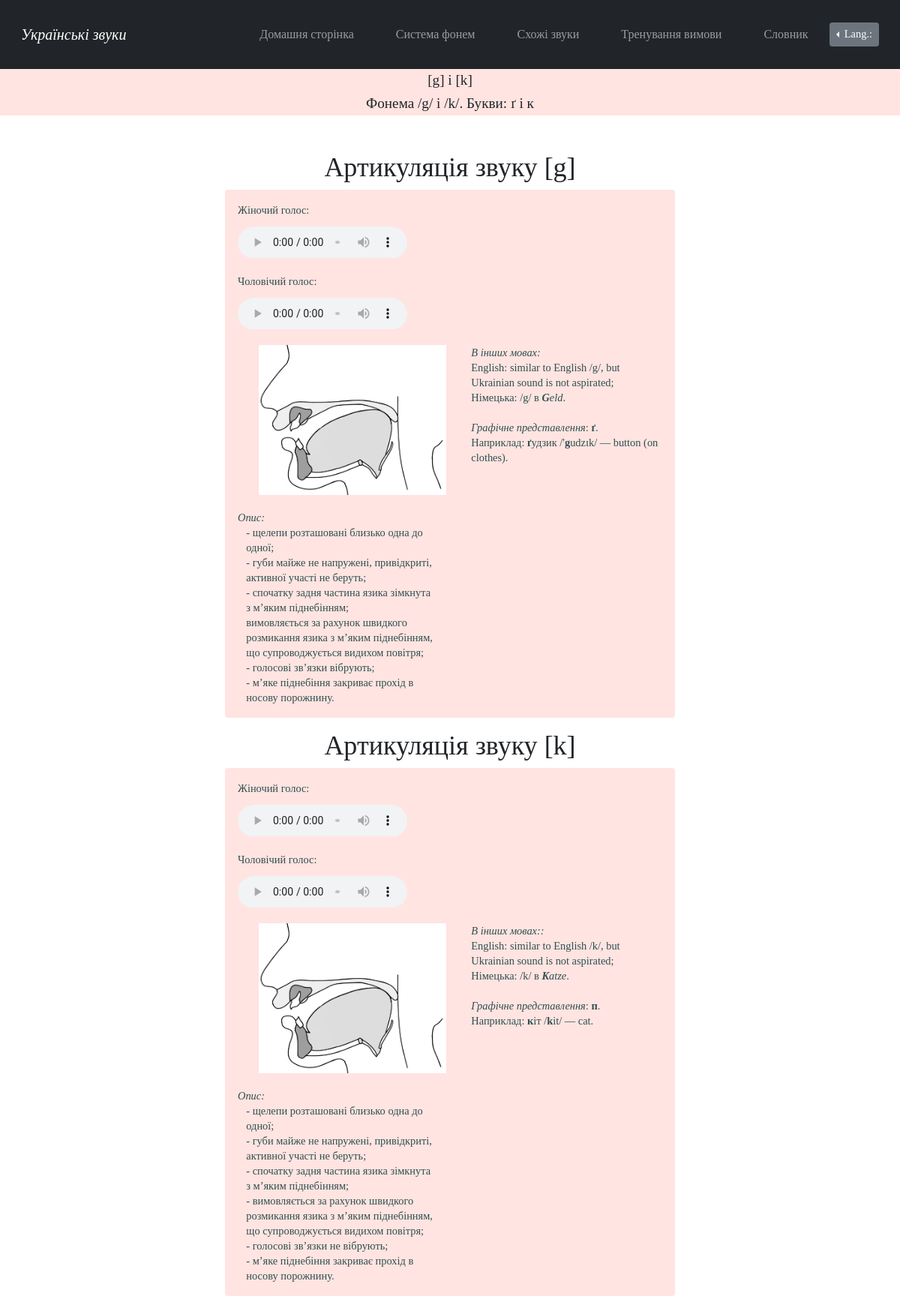
Screenshot of /sound_g_k with the database file from the repository.
### main/models.py (models this page shows)
class InformationAboutConsonants(models.Model):
    id = models.AutoField('id', primary_key=True)
    sound = models.CharField('звук', max_length=6)
    place_of_articulation = models.TextField('місце артикуляції', default='')
    way_of_articulation = models.TextField('спосіб артикуляції', default='')
    palatalization = models.TextField('ступінь палаталізації', default='')
    description = models.TextField('опис вимови')
    eng_description = models.TextField('англ. опис вимови', default='')
    image = models.ImageField('ілюстрація вимови', upload_to="media")
    audio = models.FileField(upload_to='documents/', default='')
    male_audio = models.FileField(upload_to='documents/', default='')

### main/views.py (the view)
# urls.py: path("sound_g_k", views.sound_g_k, name='sound_g_k'),
def sound_g_k(request):
    information = InformationAboutConsonants.objects.filter(sound__contains='g')
    information2 = InformationAboutConsonants.objects.filter(sound__contains='k')
    return render(request, 'main/sound_g_k.html', {'information': information, 'information2': information2})

### main/templates/main/sound_g_k.html (shortened to what this page needs)
{% extends 'main/pattern_for_consonants.html' %}
{% load i18n %}
{% load static %}
{% block lang_switch %}
<div class="dropleft">
      <button class="btn btn-secondary btn-sm dropdown-toggle" type="button" id="dropdownMenuButton"
              data-toggle="dropdown" aria-haspopup="true" aria-expanded="false">
        {% translate "Lang.:" %}
      </button>
            {% get_current_language as LANGUAGE_CODE %}
            {% get_available_languages as LANGUAGES %}
            {% get_language_info_list for LANGUAGES as languages %}
    </div>
{% endblock %}
{% block sound %}[g] i [k]{% endblock %}
{% block phoneme %}/g/ i /k/{% endblock %}
{% block letter %}ґ i к{% endblock %}
{% block examples %}<i>{% translate "In other languages:" %}</i>
{% translate "English:" %} similar to English /g/, but Ukrainian sound is not aspirated;
{% translate "German:" %} /g/ {% translate "in" %} <i><b>G</b>eld</i>.
<i>{% translate "Pertinent letter/s" %}</i>: <b>ґ</b>.
{% translate "For example" %}: <b>ґ</b>удзик /'<b>g</b>udzɪk/ — button (on clothes).
{% endblock %}
{% block examples2 %}<i>{% translate "In other languages:" %}:</i>
{% translate "English:" %} similar to English /k/, but Ukrainian sound is not aspirated;
{% translate "German:" %} /k/ {% translate "in" %} <i><b>K</b>atze</i>.
<i>{% translate "Pertinent letter/s" %}</i>: <b>п</b>.
{% translate "For example" %}: <b>к</b>іт /<b>k</b>it/ — cat.
{% endblock %}

### main/templates/main/pattern_for_consonants.html (shortened to what this page needs)
{% extends 'main/pattern.html' %}
{% load i18n %}
{% load static %}
{% block stylesheet %}<link rel="stylesheet" href="{% static 'main/css/pattern_separate_sounds.css' %}">{% endblock %}
{% block content %}
<main>
    <div class="header">
        <h2>{% block sound %}{% endblock %}</h2>
         <h3>{% translate "Phoneme" %} {% block phoneme %}{% endblock %}.
            {% translate "Letters:" %} {% block letter %}{% endblock %}</h3>
    </div>
    <div class="main_content">
        {% get_current_language as LANGUAGE_CODE %}
        {% for el in information%}
        <h3>{% translate "Articulation of the sound" %} {{el.sound}}</h3>
            <div class="alert alert-custom  fade in alert-dismissable show mt-2">
                <figure><figcaption>{% translate "Жіночий голос:" %}</figcaption>
                    <audio controls src={{el.audio.url}}>
                    </audio>
                </figure>
                <figure><figcaption>{% translate "Чоловічий голос:" %}</figcaption>
                    <audio controls src={{el.male_audio.url}}>
                    </audio>
                </figure>
                <img src={{el.image.url}} alt="Звук">
                <p class="examples" id="examples">{% block examples %}{% endblock %}<br></p>
                <p><i>{% translate "Description:" %}</i></p>
                {% if LANGUAGE_CODE == "uk" %}
                    <p class = "description" id="description">{{el.description}}</p>
                {%else%}
                    <p class = "description" id="description1.2">{{el.eng_description}}</p>
                {%endif%}
            </div>
        {%endfor%}
        {% for el in information2%}
        <h3>{% translate "Articulation of the sound" %} {{el.sound}}</h3>
            <div class="alert alert-custom  fade in alert-dismissable show mt-2">
                <figure><figcaption>{% translate "Жіночий голос:" %}</figcaption>
                    <audio controls src={{el.audio.url}}>
                    </audio>
                </figure>
                <figure><figcaption>{% translate "Чоловічий голос:" %}</figcaption>
                    <audio controls src={{el.male_audio.url}}>
                    </audio>
                </figure>
                <img src={{el.image.url}} alt="Звук">
                <p class="examples" id="examples2">{% block examples2 %}{% endblock %}<br></p>
                <p><i>{% translate "Description:" %}</i></p>
                {% if LANGUAGE_CODE == "uk" %}
                    <p class = "description" id="description2">{{el.description}}</p>
                {%else%}
                    <p class = "description" id="description2.2">{{el.eng_description}}</p>
                {%endif%}
            </div>
        {%endfor%}
    </div>
</main>
{% endblock %}

### main/static/main/css/pattern.css (style rules this page uses)
body { background: white; font-family: Garamond, Baskerville, "Baskerville Old Face", "Hoefler Text", "Times New Roman", serif; font-style: normal; font-variant: normal; font-weight: 400; line-height: 20px; }
.dropleft { padding-top:20px; padding-bottom:20px; }
.btn { font-size: .9em; }

### main/static/main/css/pattern_separate_sounds.css (style rules this page uses)
.header { text-align: center; background: #FFE4E1; width: 100%; height: 4em; padding-top: .3em; }
.header > h2, h3 { text-align: center; font-size: 1.2em; }
.main_content { margin-top: 4vw; font-size: .9em; margin-left: auto; margin-right: auto; }
.main_content > h3 { text-align: center; font-size: 3vw; }
.main_content img { margin-left: 5%; margin-bottom: 20px; width:250px; height:200px; }
.main_content p { white-space: pre-line; font-size: 1em; }
.alert-custom { background-color:#FFE4E1; color:#2F4F4F; }
.alert-custom > p { margin-bottom:0px; }
@media screen and (min-width:601px) { .header { margin-top: 50px; } }
@media screen and (min-width:601px) { .main_content { width: 80%; } }
@media screen and (min-width:601px) { .alert-custom { background-color: ; } }
@media screen and (min-width:601px) { audio { width: 50%; padding-top:2%; } }
@media screen and (min-width:768px) { .header { margin-top: 110px; } }
@media screen and (min-width:768px) { .alert-custom { background-color: ; } }
@media screen and (min-width:768px) { audio { width: 40%; } }
@media screen and (min-width:768px) { .examples { float: right; width: 45%; } }
@media screen and (min-width:768px) { .description { width: 45%; margin-left:2%; } }
@media screen and (min-width:980px) { .header { margin-top: 90px; } }
@media screen and (min-width:980px) { .main_content { width: 65%; } }
@media screen and (min-width:980px) { .alert-custom { background-color: ; } }
@media screen and (min-width:980px) { audio { width: 40%; } }
@media screen and (min-width:1200px) { .main_content { width: 50%; } }
@media screen and (min-width:1200px) { .alert-custom { background-color:; } }

### rows the page displays
InformationAboutConsonants: sound "[g]", image (picture), description "- щелепи розташовані близько одна до одної; - губи майже не напружені, привідкриті, активної участі не беруть; - спочатку задня частина язика зімкнута з м’яким піднебінням; вимовляється за рахунок швидкого розмикання язика з м’яким піднебінням, що супроводжується видихом повітря; - голосові зв’язки вібрують; - м’яке піднебіння закриває прохід в носову порожнину."
InformationAboutConsonants: sound "[k]", image (picture), description "- щелепи розташовані близько одна до одної; - губи майже не напружені, привідкриті, активної участі не беруть; - спочатку задня частина язика зімкнута з м’яким піднебінням; - вимовляється за рахунок швидкого розмикання язика з м’яким піднебінням, що супроводжується видихом повітря; - голосові зв’язки не вібрують; - м’яке піднебіння закриває прохід в носову порожнину."
